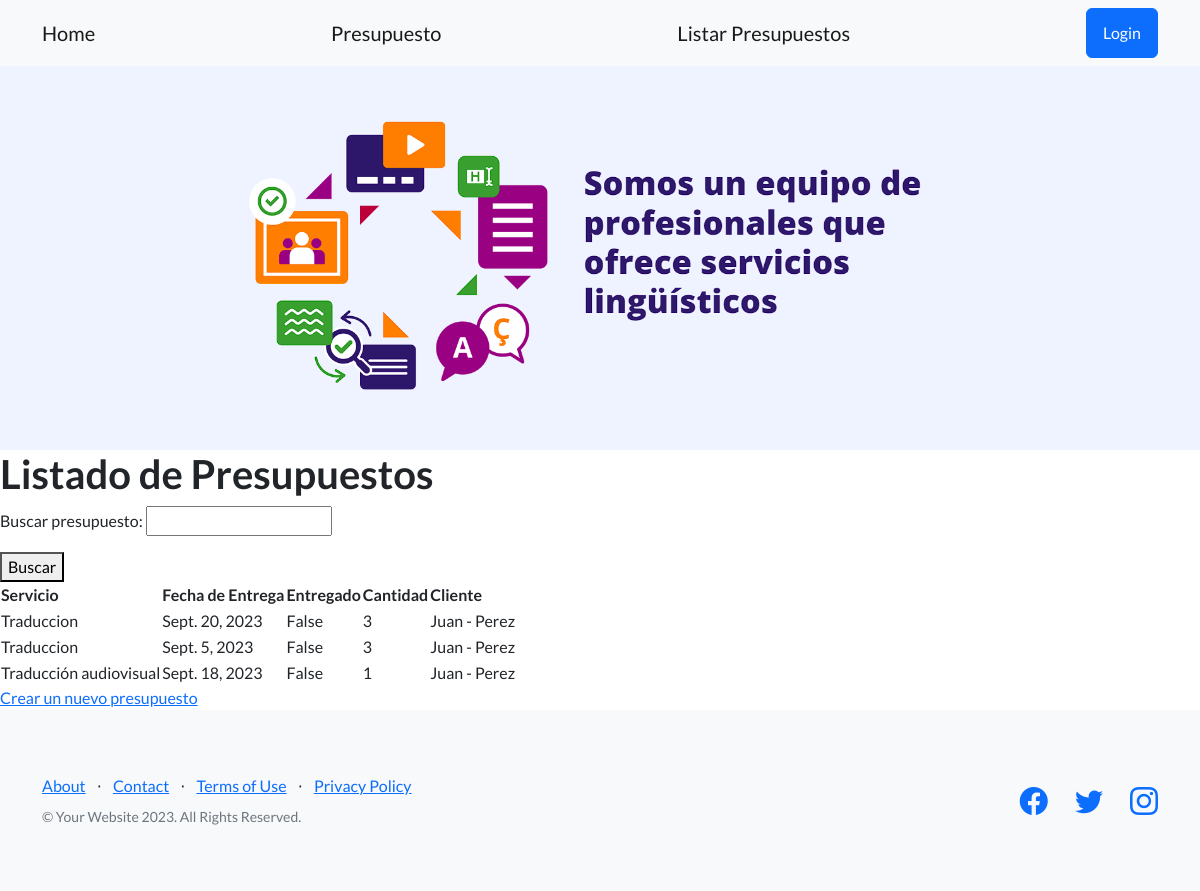
The app's page /app/presupuestos/ with its own data.
### app/models.py (models this page shows, shortened)
class Presupuesto(models.Model):
    servicio = models.CharField(max_length=40)
    fechaDeEntrega = models.DateField()
    entregado = models.BooleanField()
    cantidad = models.IntegerField()
    cliente = models.ForeignKey(Cliente, on_delete=models.CASCADE)

class Cliente(models.Model):
    nombre = models.CharField(max_length=40)
    apellido = models.CharField(max_length=40)
    email = models.EmailField()
    def __str__(self):
        return f"{self.nombre} - {self.apellido}"

### app/views.py (the view, shortened to what this page needs)
# urls.py: path("presupuestos/", listar_presupuestos, name="ListarPresupuestos"),
def listar_presupuestos(req):
    form = BusquedaPresupuestoForm()
    presupuestos = Presupuesto.objects.all()
    return render(
        req, "listar_presupuestos.html", {"presupuestos": presupuestos, "form": form}
    )

### app/forms.py
class BusquedaPresupuestoForm(forms.Form):
    consulta = forms.CharField(label="Buscar presupuesto", max_length=100)

### app/templates/listar_presupuestos.html (shortened to what this page needs)
{% extends 'home.html' %} {% block contenidoQueCambia %}
<!DOCTYPE html>
<html lang="es">
  <head>
  </head>
  <body>
    <h1>Listado de Presupuestos</h1>
    <form method="post">
      {% csrf_token %} {{ form.as_p }}
      <button type="submit">Buscar</button>
    </form>
    <table>
      <thead>
        <tr>
          <th>Servicio</th>
          <th>Fecha de Entrega</th>
          <th>Entregado</th>
          <th>Cantidad</th>
          <th>Cliente</th>
        </tr>
      </thead>
      <tbody>
        {% for presupuesto in presupuestos %}
        <tr>
          <td>{{ presupuesto.servicio }}</td>
          <td>{{ presupuesto.fechaDeEntrega }}</td>
          <td>{{ presupuesto.entregado }}</td>
          <td>{{ presupuesto.cantidad }}</td>
          <td>{{ presupuesto.cliente }}</td>
        </tr>
        {% endfor %}
      </tbody>
    </table>
    <a href="{% url 'PresupuestoFormulario' %}">Crear un nuevo presupuesto</a>
  </body>
</html>
{% endblock contenidoQueCambia %}

### records on screen
Presupuesto: servicio "Traduccion", fechaDeEntrega "Sept. 20, 2023", entregado "False", cantidad "3", cliente "Juan - Perez"
Presupuesto: servicio "Traduccion", fechaDeEntrega "Sept. 5, 2023", entregado "False", cantidad "3", cliente "Juan - Perez"
Presupuesto: servicio "Traducción audiovisual", fechaDeEntrega "Sept. 18, 2023", entregado "False", cantidad "1", cliente "Juan - Perez"
